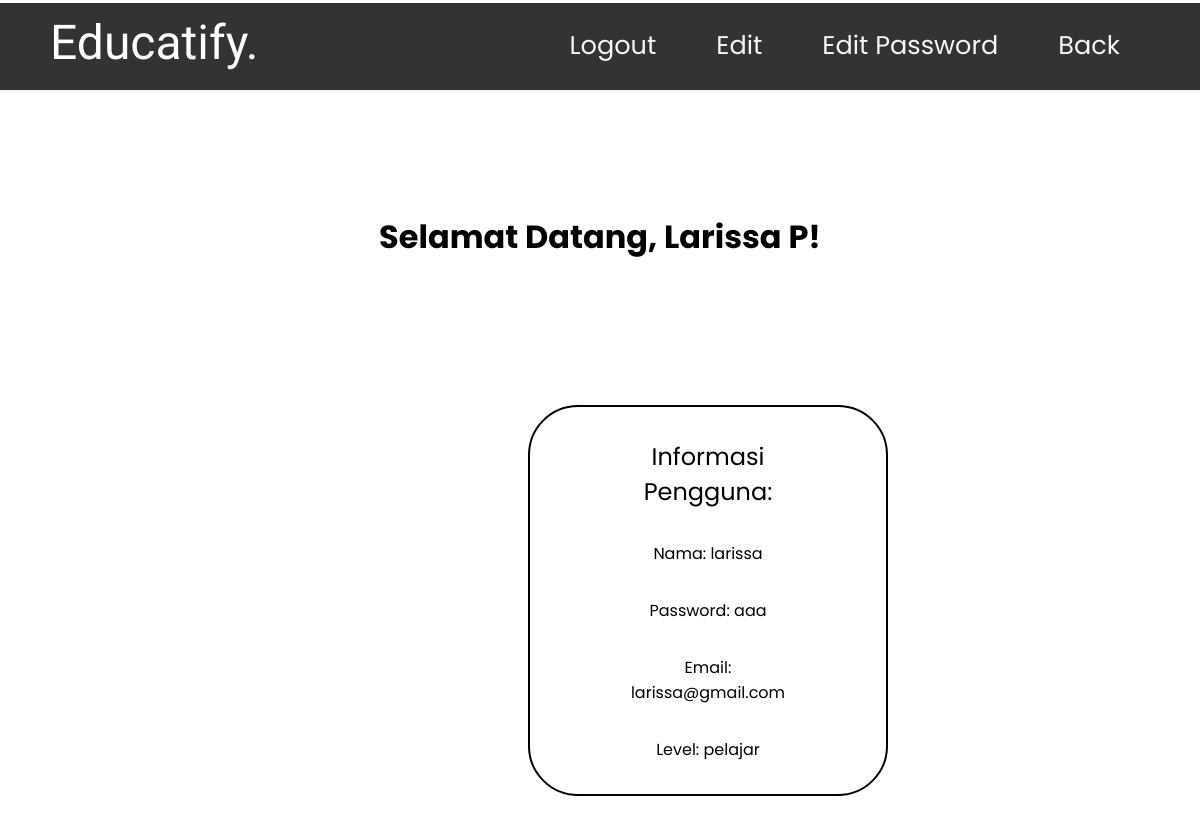
/user/akun.php (signed in), run on the app's committed database.
### tables this page shows
CREATE TABLE `user` (
  `id_user` int(11) NOT NULL,
  `username` varchar(11) NOT NULL,
  `password` varchar(10) NOT NULL,
  `nama` varchar(30) DEFAULT NULL,
  `level` varchar(11) NOT NULL,
  `email` varchar(25) NOT NULL
);

### user/akun.php (the view, shortened to what this page needs)
<?php
include '../koneksi.php';
$id_user = $_SESSION['id_user'];
$query = mysqli_query($mysqli, "SELECT * FROM user WHERE id_user='$id_user'");
if ($query) {
    $data = mysqli_fetch_assoc($query);
} else {
    echo "Error: " . mysqli_error($mysqli);
    exit();
} ?>
<!DOCTYPE html>
<html lang="en">
<head>
    <link rel="stylesheet" href="akun.css">
</head>
<body>
    <nav>
        <div class="navbar">
            <div class="logo">Educatify.</div>
            <div class="menu">
                <ul>
                    <li><a href="../logout.php">Logout</a></li>
                    <li><a href="editakun.php">Edit</a></li>
                    <li><a href="editpw.php">Edit Password</a></li>
                    <li><a href="index.php">Back</a></li>
                </ul>
            </div>
    </nav>
    <div class="akun">
        <h1>Selamat Datang, <?php echo htmlspecialchars($data['nama']); ?>!</h1>
        <div class="info">
            <h2>Informasi Pengguna:</h2>
            <p>Nama: <?php echo htmlspecialchars($data['username']); ?></p>
            <p class="pw" type="password">Password: <?php echo htmlspecialchars($data['password']); ?></p>
            <p>Email: <?php echo htmlspecialchars($data['email']); ?></p>
            <p>Level: <?php echo htmlspecialchars($data['level']); ?></p>
        </div>
    </div>
</body>
</html>

### user/akun.css (style rules this page uses)
* { margin: 0; padding: 0; box-sizing: border-box; }
html { scroll-behavior: smooth; }
.navbar { width: 1100px; margin: auto; position: relative; flex-direction: row; justify-content: space-between; box-sizing: border-box; }
.logo { font-size: 48px; font-weight: 500; float: left; margin-right: 30px; font-family: "Maven Pro"; color: #fff; }
.menu { float: right; }
nav { border-top: 3px solid #ffffff; border-bottom: 3px solid #f5f5f5; width: 100%; margin: auto; display: flex; line-height: 80px; position: relative; z-index: 1000; background-color: #333; font-family: "Poppins"; }
nav ul { list-style-type: none; overflow: hidden; }
nav ul li { float: left; margin: 0 0 5px 0; overflow-wrap: break-word; font-weight: 300; font-size: 33px; color: #000; width: fit-content; box-sizing: border-box; }
nav ul li a { color: #f5f5f5; font-weight: initial; text-align: center; padding: 30px; text-decoration: none; font-size: 1.6rem; font-weight: 400; }
.akun h1 { margin-top: 10%; position: relative; text-align: center; font-family: "Poppins"; color: black; }
.info { border: 2px solid black; border-radius: 50px; width: 30%; height: 50%; margin: 9rem 33rem; }
.info h2 { font-weight: 600; }
.info h2, .info p { margin: 2rem 6rem; font-family: "poppins"; color: black; font-weight: 400; text-align: center; }

### data on the page
user: nama "Larissa P", username "larissa", password "aaa", email "larissa@gmail.com", level "pelajar"
